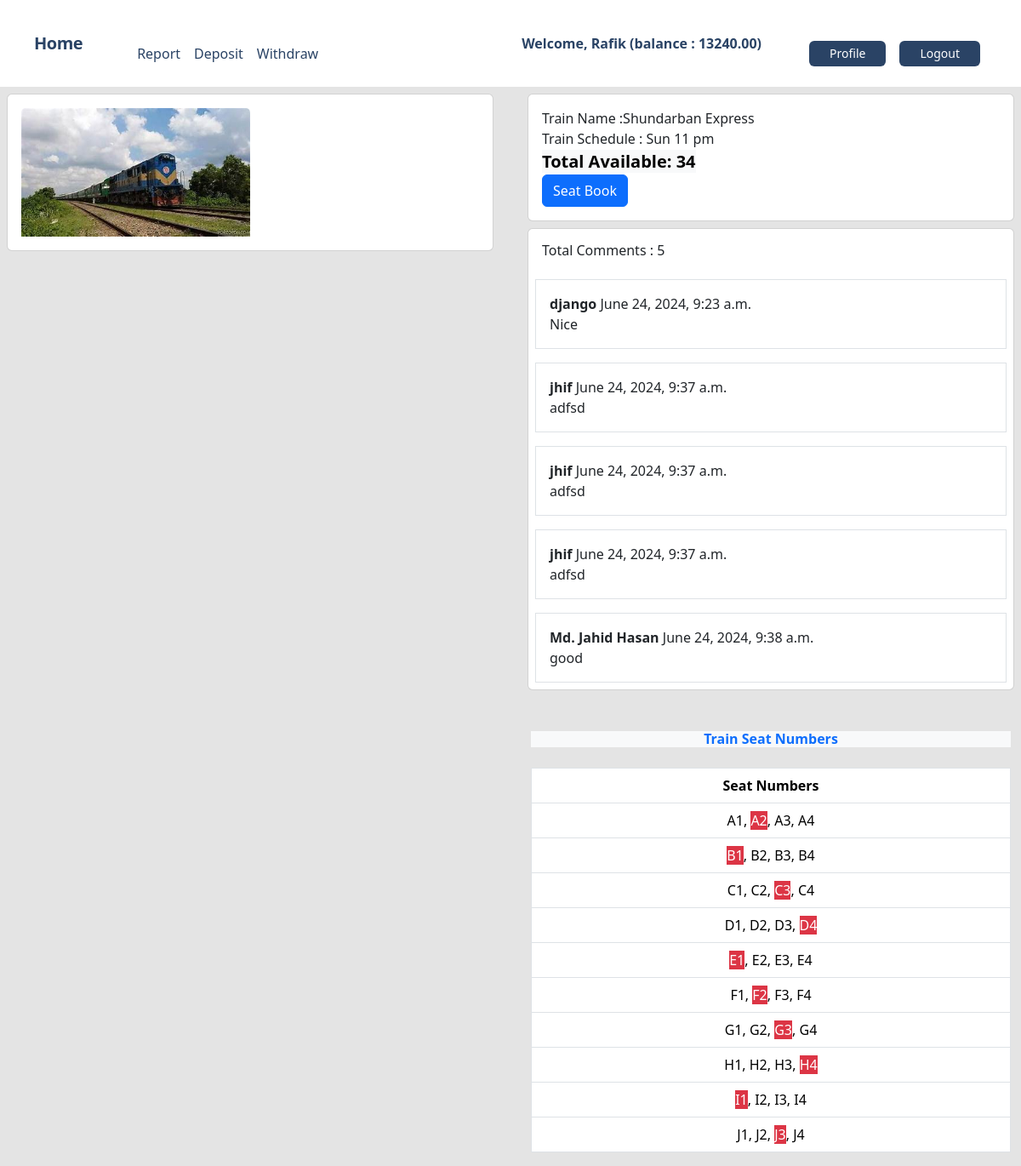
Screenshot of /Train/details/2/ (signed in) with the database file from the repository.
### users/models.py (models this page shows, shortened)
class UserBankAccount(models.Model):
    user = models.OneToOneField(User, related_name='account', on_delete=models.CASCADE)
    account_type = models.CharField(max_length=10, choices=ACCOUNT_TYPE)
    account_no = models.IntegerField(unique=True) # account no duijon user er kokhono same hobe na
    birth_date = models.DateField(null=True, blank=True)
    gender = models.CharField(max_length=10, choices=GENDER_TYPE)
    initial_deposite_date = models.DateField(auto_now_add=True)
    balance = models.DecimalField(default=0, max_digits=12, decimal_places=2) # ekjon user 12 digit obdi taka rakhte parbe, dui doshomik ghor obdi rakhte parben 1000.50

### Train/models.py (models this page shows, shortened)
class Train(models.Model):
    name = models.CharField(max_length=100)
    schedule = models.TextField()
    image = models.ImageField(upload_to='Train/media/uploads/', blank = True, null = True)
    station=models.ManyToManyField(Station)
    quantity = models.IntegerField(default=0)
    borrowing_price = models.DecimalField(max_digits=10, decimal_places=2,default=0)

class Comment(models.Model):
    train= models.ForeignKey(Train, on_delete=models.CASCADE, related_name='comments')
    name = models.CharField(max_length=30)
    email = models.EmailField()
    body = models.TextField()
    created_on = models.DateTimeField(auto_now_add=True) # jkhn e ei class er object toiri hobe sei time ta rekhe dibe

### Train/views.py (the view, shortened to what this page needs)
# urls.py: path('details/<int:id>/', views.DetailPostView.as_view(), name='detail_post'),
class DetailPostView(DetailView):
    model = models.Train
    pk_url_kwarg = 'id'
    template_name = 'post_details.html'
    def get_context_data(self, **kwargs):
        context = super().get_context_data(**kwargs)
        post = self.object # post model er object ekhane store korlam
        comments = post.comments.all()
        comment_form = forms.CommentForm()
        context['comments'] = comments
        context['comment_form'] = comment_form
        return context

### Train/templates/post_details.html (shortened to what this page needs)
{% extends 'base.html' %}
{% load crispy_forms_tags %}
{% block content %}
<div class="row">
    <div class="col-6">
        <div class="card m-2">
            <div class="card-body">
                <img src="{{train.image.url}}" class="card-img-top" alt="..." style="width:50%;">
            </div>
        </div>
    </div>
    <div class="col-6">
        <div class="card m-2">
            <div class="card-body">
                <p> Train Name :{{train.name}}</p>
                <p> Train Schedule :  {{train.schedule}}</p>
                <p><strong class='text-bg-light' style='font-size: 20px;'>Total Available: {{ train.quantity }}</strong></p>
                <div>{{train.rating}}<div>
               {% if user.is_authenticated %}
              <form action="{% url 'borrow_book' train.id %}" method="post">
                    <button class='btn btn-primary text-white' type="submit">Seat Book</button>
                </form>
             {% endif %}
            </div>
        </div>
    </div>
</div>
<div class="card m-2">
    <h5 class="p-3">Total Comments : {{ comments | length}}</h5>
    {% for comment in comments %}
  <div class="card-body border m-2">
        <p><b>{{comment.name}}</b> {{comment.created_on}}</p>
        <p>{{comment.body}}</p>
    </div>
    {% endfor %}
</div>
<div class="container mt-5">
    <h2 class="text-center mb-4 bg-light text-primary"><strong>Train Seat Numbers</h2></strong>
 <table class="table table-bordered text-center">
        <thead class="bg-dark text-white ">
            <tr>
                <th>Seat Numbers</th>
            </tr>
        </thead>
        <tbody >
            <tr >
                <td class='gap-2'>A1, <span class="bg-danger text-white">A2</span>, A3, A4</td>
            </tr>
            <tr>
                <td><span class="bg-danger text-white">B1</span>, B2, B3, B4</td>
            </tr>
            <tr>
                <td>C1, C2, <span class="bg-danger text-white">C3</span>, C4</td>
            </tr>
            <tr>
                <td>D1, D2, D3, <span class="bg-danger text-white">D4</span></td>
            </tr>
            <tr>
                <td><span class="bg-danger text-white">E1</span>, E2, E3, E4</td>
            </tr>
            <tr>
                <td>F1, <span class="bg-danger text-white">F2</span>, F3, F4</td>
            </tr>
            <tr>
                <td>G1, G2, <span class="bg-danger text-white">G3</span>, G4</td>
            </tr>
            <tr>
                <td>H1, H2, H3, <span class="bg-danger text-white">H4</span></td>
            </tr>
            <tr>
                <td><span class="bg-danger text-white">I1</span>, I2, I3, I4</td>
            </tr>
            <tr>
                <td>J1, J2, <span class="bg-danger text-white">J3</span>, J4</td>
            </tr>
        </tbody>
    </table>
</div>
{% endblock %}

### templates/base.html (shortened to what this page needs)
<!doctype html>
<html lang="en">
  <head>
     <link href="https://cdn.jsdelivr.net/npm/bootstrap@5.3.3/dist/css/bootstrap.min.css" rel="stylesheet">
    <link href="https://unpkg.com/tailwindcss@^1.0/dist/tailwind.min.css" rel="stylesheet">
  </head>
  <body style="background-color : #e4e4e4">
    <nav class="flex items-center justify-between flex-wrap bg-white p-6 px-10">
      <div class="flex items-center flex-shrink-0 text-white mr-6">
          <span class="font-semibold text-xl tracking-tight text-blue-900"><a href="{% url 'home' %}">Home</a></span>
      </div>
      <div class="w-full block flex-grow lg:flex lg:items-center lg:w-auto px-10">
          {% if request.user.is_authenticated %}
                    <a href="{% url 'transaction_report' %}" class="block mt-4 lg:inline-block lg:mt-0 text-blue-900 hover:text-red-900 hover:font-black mr-4">
                      Report
                  </a>
                  <a href="{% url 'deposit_money' %}" class="block mt-4 lg:inline-block lg:mt-0 text-blue-900 hover:text-red-900 hover:font-black mr-4">
                      Deposit
                  </a>
                  <a href="{% url 'withdraw_money' %}" class="block mt-4 lg:inline-block lg:mt-0 text-blue-900 hover:text-red-900 hover:font-black mr-4">
                      Withdraw
                  </a>
              </div>
              <div class="flex w-auto">
                  <div class="text-blue-900 my-auto font-black px-5">Welcome, {{ request.user.first_name }} (balance : {{request.user.account.balance}}) </div>
                  <a href="{% url 'profile' %}" class="mx-2 inline-block font-medium text-sm px-4 py-2 leading-none bg-blue-900 rounded text-white border-white hover:border-transparent hover:text-dark hover:bg-red-700 mt-4 lg:mt-0">Profile</a>
                  <a href="{% url 'logout' %}" class="mx-2 inline-block font-medium text-sm px-4 py-2 leading-none bg-blue-900 rounded text-white border-white hover:border-transparent hover:text-dark hover:bg-red-700 mt-4 lg:mt-0">Logout</a>
              </div>
          {% endif %}
  </nav>
  {% block content %}
  {% endblock content %}
  </body>
</html>

### rows the page displays
Train: image (picture), name "Shundarban Express", schedule "Sun 11 pm", quantity "34"
Comment: name "django", created_on "June 24, 2024, 9:23 a.m.", body "Nice"
Comment: name "jhif", created_on "June 24, 2024, 9:37 a.m.", body "adfsd"
Comment: name "jhif", created_on "June 24, 2024, 9:37 a.m.", body "adfsd"
Comment: name "jhif", created_on "June 24, 2024, 9:37 a.m.", body "adfsd"
Comment: name "Md. Jahid Hasan", created_on "June 24, 2024, 9:38 a.m.", body "good"

### other values shown
{{ request.user.first_name }} "Rafik"
{{ request.user.account.balance }} "13240.00"
{{ comments | length }} "5"
